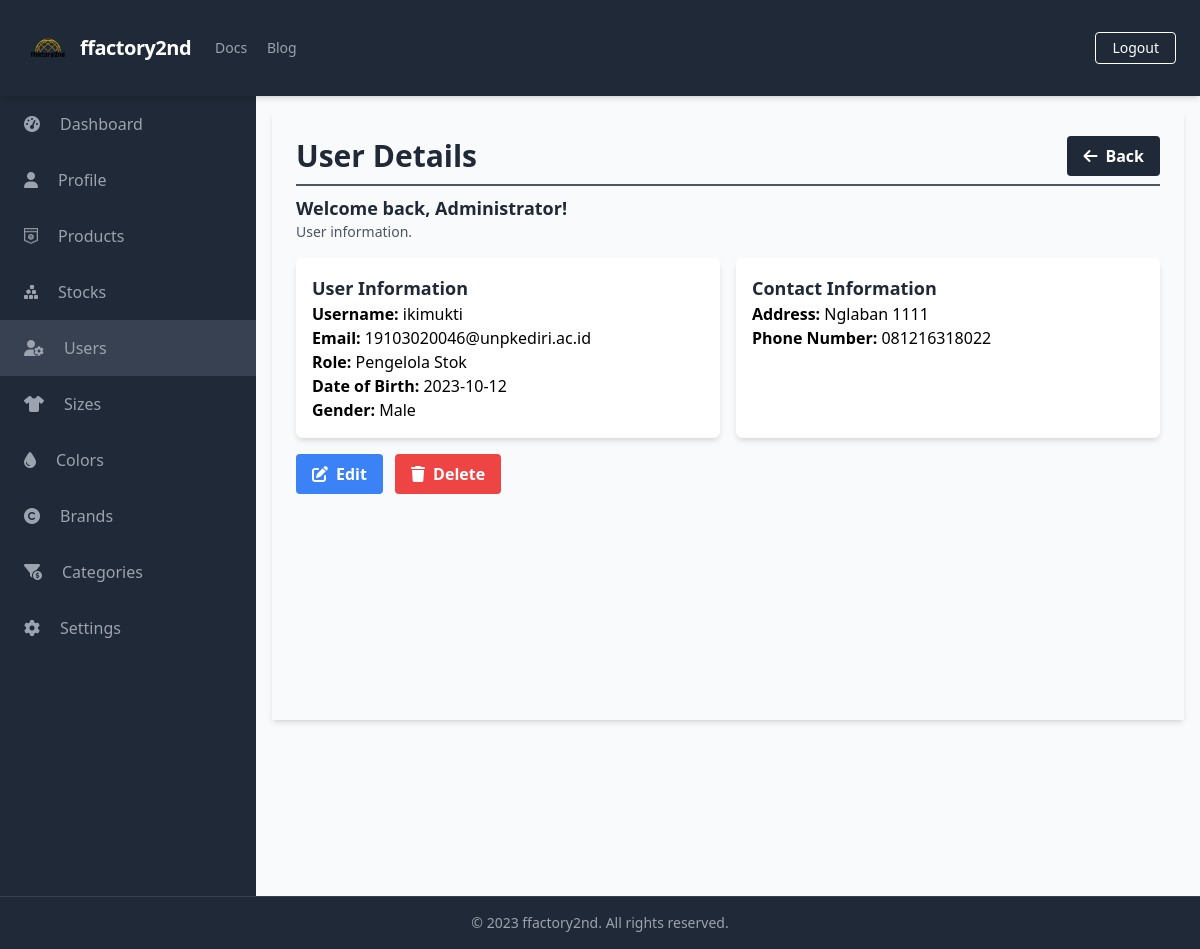
The page /manage_users/manage_users_detail.php?id=0 (signed in) on the database as committed earlier.
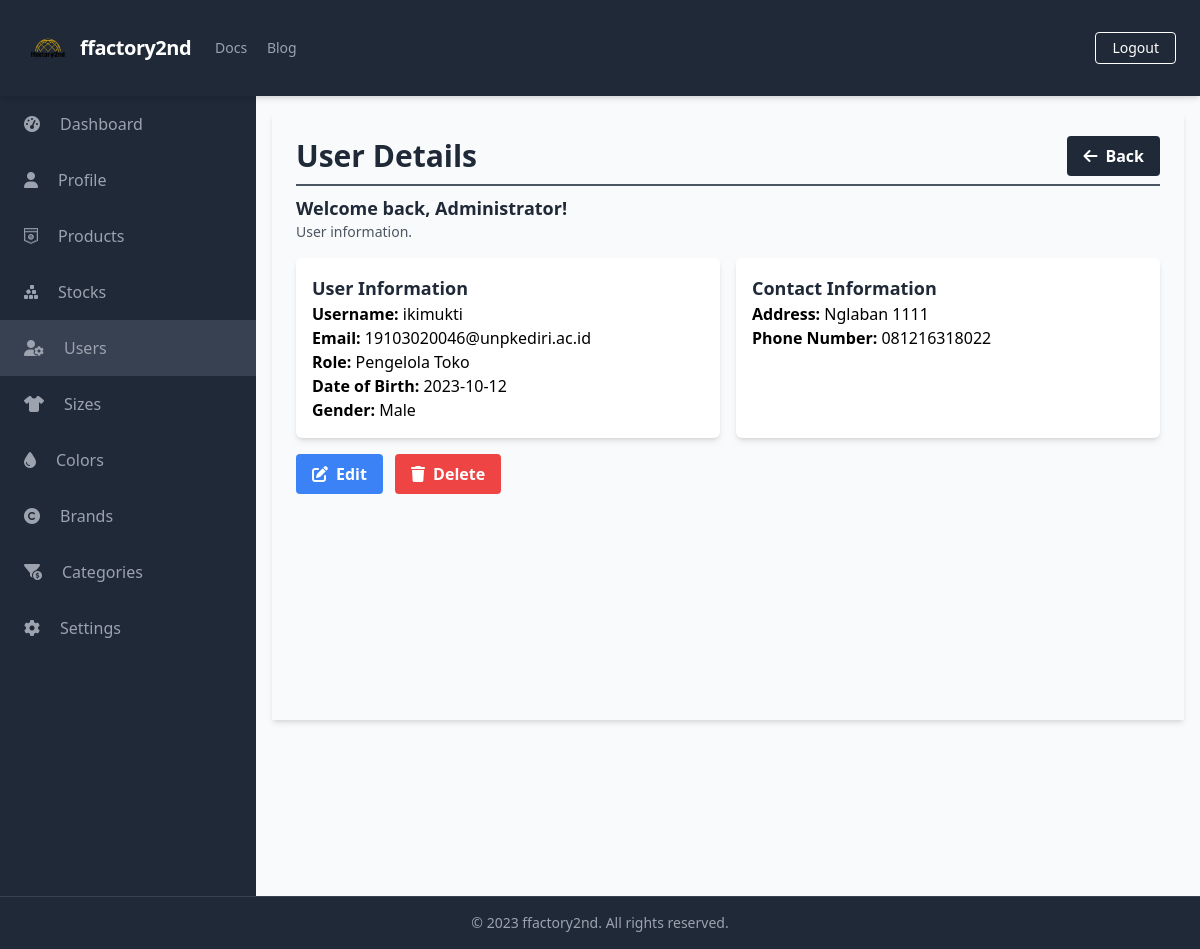
The same page on the database as committed later.
### tables this page shows
CREATE TABLE `Users` (
  `UserID` int(11) NOT NULL,
  `Username` varchar(50) NOT NULL,
  `Password` varchar(255) NOT NULL,
  `Email` varchar(100) NOT NULL,
  `FullName` varchar(100) DEFAULT NULL,
  `DateOfBirth` date DEFAULT NULL,
  `Gender` varchar(10) DEFAULT NULL,
  `Address` text DEFAULT NULL,
  `PhoneNumber` varchar(20) DEFAULT NULL,
  `RoleID` int(11) DEFAULT NULL,
  `AccountCreationDate` timestamp NOT NULL DEFAULT current_timestamp() ON UPDATE current_timestamp(),
  `LastLogin` datetime DEFAULT NULL,
  `AccountStatus` varchar(20) DEFAULT NULL,
  `ProfilePictureURL` varchar(255) DEFAULT NULL,
  `ActivationStatus` varchar(20) DEFAULT NULL
);

CREATE TABLE `Roles` (
  `RoleID` int(11) NOT NULL,
  `RoleName` varchar(50) NOT NULL
);

### public/manage_users/manage_users_detail.php (the view, shortened to what this page needs)
<?php
require_once('../../database/connection.php');
$userID = '';
$errors = array();
$userData = array();
if (isset($_GET['id'])) {
    $userID = $_GET['id'];
    $query = "SELECT u.UserID, u.Username, u.Email, r.RoleName, u.DateOfBirth, u.Gender, u.Address, u.PhoneNumber, u.RoleID, u.AccountCreationDate, u.LastLogin, u.AccountStatus, u.ActivationStatus
              FROM Users u
              LEFT JOIN Roles r ON u.RoleID = r.RoleID
              WHERE u.UserID = $userID";
    $result = $conn->query($query);
    if ($result->num_rows > 0) {
        $userData = $result->fetch_assoc();
    } else {
        $errors[] = "User not found.";
    }
}
?>
<?php include_once('../components/header.php'); ?>
<div class="h-screen flex flex-col">
    <?php include('../components/navbar.php'); ?>
    <div class="flex-grow bg-gray-50 flex flex-row shadow-md">
        <?php include('../components/sidebar.php'); ?>
        <main class="bg-gray-50 flex flex-col flex-1 overflow-y-scroll h-screen flex-shrink-0 sc-hide pb-40">
            <div class="flex items-start justify-start p-6 shadow-md m-4 flex-1 flex-col">
                <div class="flex flex-row justify-between items-center w-full border-b-2 border-gray-600 mb-2 pb-2">
                    <h1 class="text-3xl text-gray-800 font-semibold w-full">User Details</h1>
                    <div class="flex flex-row justify-end items-center">
                        <a href="../manage_users/manage_users_list.php" class="bg-gray-800 hover:bg-gray-700 text-white font-bold py-2 px-4 rounded inline-flex items-center space-x-2">
                            <i class="fas fa-arrow-left"></i>
                            <span>Back</span>
                        </a>
                    </div>
                </div>
                <div class="flex flex-col w-full">
                    <div class="flex flex-row justify-between items-center w-full mb-2 pb-2">
                        <div>
                            <h2 class="text-lg text-gray-800 font-semibold">Welcome back, <?php echo $_SESSION['FullName']; ?>!</h2>
                            <p class="text-gray-600 text-sm">User information.</p>
                        </div>
                    </div>
                    <?php if (!empty($userData)) : ?>
                        <div class="grid grid-cols-2 gap-4">
                            <div class="bg-white shadow-md p-4 rounded-md">
                                <h3 class="text-lg font-semibold text-gray-800">User Information</h3>
                                <p><strong>Username:</strong> <?php echo $userData['Username']; ?></p>
                                <p><strong>Email:</strong> <?php echo $userData['Email']; ?></p>
                                <p><strong>Role:</strong> <?php echo $userData['RoleName']; ?></p>
                                <p><strong>Date of Birth:</strong> <?php echo $userData['DateOfBirth']; ?></p>
                                <p><strong>Gender:</strong> <?php echo $userData['Gender']; ?></p>
                            </div>
                            <div class="bg-white shadow-md p-4 rounded-md">
                                <h3 class="text-lg font-semibold text-gray-800">Contact Information</h3>
                                <p><strong>Address:</strong> <?php echo $userData['Address']; ?></p>
                                <p><strong>Phone Number:</strong> <?php echo $userData['PhoneNumber']; ?></p>
                            </div>
                        </div>
                        <div class="mt-4">
                            <a href="manage_users_update.php?id=<?php echo $userID; ?>" class="bg-blue-500 hover:bg-blue-700 text-white font-bold py-2 px-4 rounded inline-flex items-center mr-2">
                                <i class="fas fa-edit mr-2"></i>
                                <span>Edit</span>
                            </a>
                            <a href="#" onclick="confirmDelete(<?php echo $userID; ?>)" class="bg-red-500 hover:bg-red-700 text-white font-bold py-2 px-4 rounded inline-flex items-center">
                                <i class="fas fa-trash mr-2"></i>
                                <span>Delete</span>
                            </a>
                        </div>
                    <?php else : ?>
                        <div class="bg-white shadow-md p-4 rounded-md">
                            <p>No user data available.</p>
                        </div>
                    <?php endif; ?>
                </div>
            </div>
        </main>
    </div>
    <?php include('../components/footer.php'); ?>
</div>
</body>
</html>

Rows that differ between the two databases and show on the page:
changed users "ikimukti": RoleID.RoleName "Pengelola Stok" → "Pengelola Toko"
